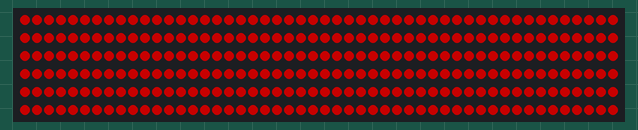
This sketch was run on a simulated Arduino Uno, built with avr-gcc and run on an emulated ATmega328P. On the bench: 300 RGB LEDs in strip order, left to right, continuing on the next row. Dim RGB values are drawn brighter than linear.

Above: at 0.1 s.
At 1.1 s:
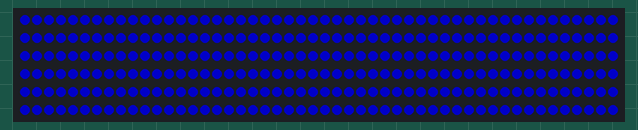
At 2.1 s:
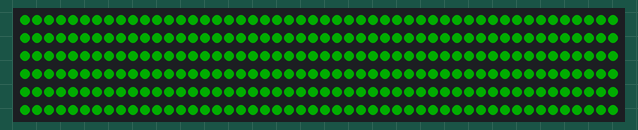
At 3.1 s:
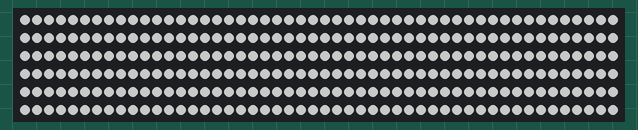

The sketch:

migaet_test.ino
```cpp
#include <FastLED.h>

#define LED_PIN     10      // Пин Arduino
#define LED_COUNT   300     // Кол-во светодиодов (замени на своё)
#define LED_TYPE    WS2811 // или WS2812
#define COLOR_ORDER GRB

CRGB leds[LED_COUNT];

void setup() {
  FastLED.addLeds<LED_TYPE, LED_PIN, COLOR_ORDER>(leds, LED_COUNT);
  FastLED.setBrightness(100);  // Яркость (0-255)
}

void loop() {
  // Зажигаем всю ленту одним цветом (красным)
  fill_solid(leds, LED_COUNT, CRGB::Red);
  FastLED.show();
  delay(1000);

  // Синим
  fill_solid(leds, LED_COUNT, CRGB::Blue);
  FastLED.show();
  delay(1000);

  // Зелёным
  fill_solid(leds, LED_COUNT, CRGB::Green);
  FastLED.show();
  delay(1000);

  // Белым
  fill_solid(leds, LED_COUNT, CRGB::White);
  FastLED.show();
  delay(1000);
}
```

Measured:
- by itself, everything shown: repeats every 4.0 s, in 4 steps
- what the display in image 1 shows lasts 1.0 s, from 1.0 s to 2.0 s
